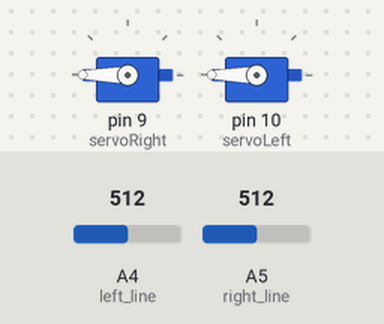
The sketch below on a simulated Arduino Uno, built with avr-gcc and run on an emulated ATmega328P. On the bench: 2 × servo. The inputs (shaded band) are chosen by the test bench; at power-on: A4 (left_line) = 512, A5 (right_line) = 512.

Above: at 1.2 s.
1.3 s: A4 (left_line) set to 791
2.8 s: A4 (left_line) set to 818
At 3.5 s:
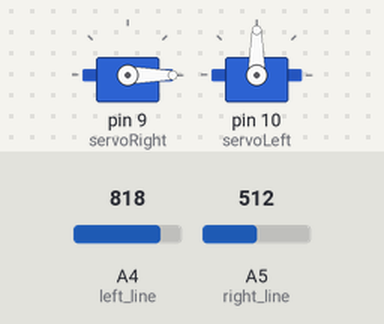
4.3 s: A5 (right_line) set to 793
5.8 s: A5 (right_line) set to 816
At 6.7 s:
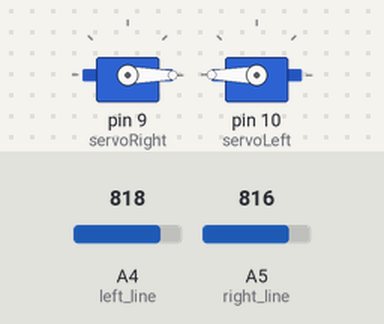
7.3 s: A4 (left_line) set to 790
At 7.8 s:
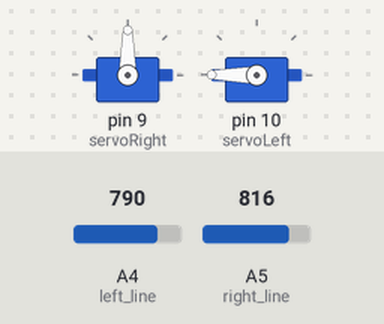
8.8 s: A4 (left_line) set to 810
At 9.1 s:
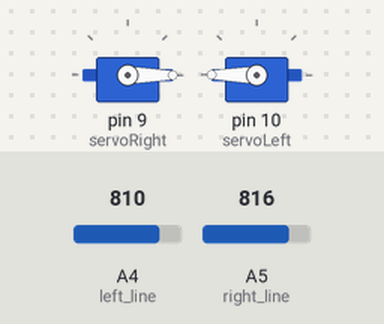
Timing chart, 0 to 11.3 s (numbered marks = the images above; inputs shaded):
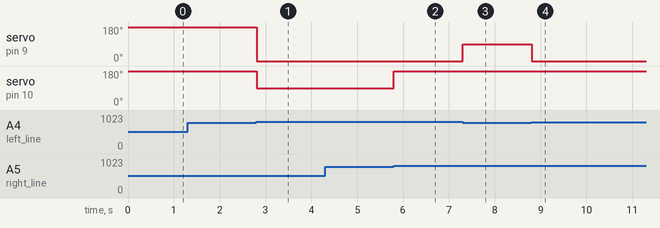

Measured:
- the behaviour switches between 799 and 800 on A4 (left_line) (found by bisection; images 0 and 1)
- the behaviour switches between 800 and 801 on A5 (right_line) (found by bisection; images 1 and 2)
- after the input at 1.3 s, every drawn part: stays the same
- after the input at 2.8 s, servo on pin 9 (servoRight): 180° → 0° at once; servo on pin 10 (servoLeft): 180° → 90° at once
- after the input at 4.3 s, every drawn part: stays the same
- after the input at 5.8 s, servo on pin 10 (servoLeft): 90° → 180° at once
- after the input at 7.3 s, servo on pin 9 (servoRight): 0° → 90° at once
- after the input at 8.8 s, servo on pin 9 (servoRight): 90° → 0° at once

The sketch:

LineFollow.ino
```cpp
#include <Servo.h>


// Each servo is an object with its own data and behavior
Servo servoLeft;
Servo servoRight;

// Sensors connected to analog pins 4 (left sensor) and 5 (right sensor)
const int left_line = A4;
const int right_line = A5;

// Store sensor readings here
int irleft_reflect = 0;
int irright_reflect = 0;

// Try values between 400 and 800.
// Helps determine if robot is over the line
int threshold = 800;

void setup() {
  // Assign each servo to its own digital pin on the Arduino
  servoRight.attach(9);
  servoLeft.attach(10);
}

void loop() {

  // Read the reflectance sensors
  irleft_reflect = analogRead(left_line);
  irright_reflect = analogRead(right_line);

  // robot is right over the line
  if (irleft_reflect >= threshold && irright_reflect >= threshold) {
    line_forward();
  }

  // robot is veering off to the right
  if (irleft_reflect >= threshold && irright_reflect <= threshold) {
    line_left_slip();
    delay(4);
  }

  // robot is veering off to the left
  if (irleft_reflect <= threshold && irright_reflect >= threshold) {
    line_right_slip();
    delay(4);
  }

  // If robot has lost the line, go find it
  if (irleft_reflect < threshold && irright_reflect < threshold) {
    line_right_spin();
    delay(20);
  }
}

// On the continuous rotation servo, the write()
// method sets the speed of the servo.
// 0 is full speed in one direction.
// 180 is full speed in the other direction.
// ~90 is no movement (You will have to tweak to
//   get no movement).
void line_forward() {
  servoRight.write(0);
  servoLeft.write(180);
}
void line_right_slip() {
  servoRight.write(90);
  servoLeft.write(180);
}
void line_left_slip() {
  servoRight.write(0);
  servoLeft.write(90);
}
void line_right_spin() {
servoRight.write(180);
  servoLeft.write(180);
}
void line_left_spin() {
  servoRight.write(0);
  servoLeft.write(0);
}
```
